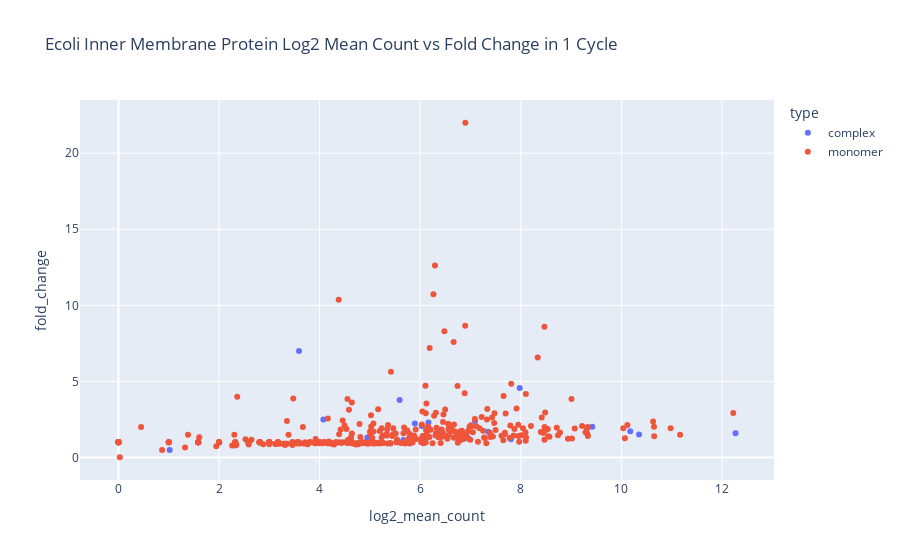

Notebook code cell kept with this figure:
### Code cell
fig = px.scatter(df_scatter_plot, x="log2_mean_count", y="fold_change", color="type",\
                  hover_data=['protein', "common_name"], \
                 title="Ecoli Inner Membrane Protein Log2 Mean Count vs Fold Change in 1 Cycle")
fig.show()

### Figure 1 — Plotly figure (JSON) as saved in the notebook; plotly's stock layout.template omitted (floating-point values rounded to 4 significant figures; data arrays with more than 128 entries replaced by an {"elided": "..."} marker saying what was removed)
{"data": [{"customdata": [["ABC-11-CPLX", "iron(III) hydroxamate ABC transporter"], ["ABC-4-CPLX", "L-arginine ABC transporter"], ["ABC-62-CPLX", "lipoprotein release complex"], ["AERGLYC3PDEHYDROG-CPLX", "aerobic glycerol 3-phosphate dehydrogenase"], ["ALPHA-SUBUNIT-CPLX", "formate dehydrogenase N, subcomplex"], ["ATPASE-1-CPLX", "K<sup>+</sup> transporting P-type ATPase"], ["ATPSYN-CPLX", "thiamin triphosphate synthase"], ["CPLX0-3932", "multidrug efflux pump AcrAD-TolC"], ["CPLX0-7641", "Zn<sup>2+</sup>/Fe<sup>2+</sup>/Cd<sup>2+</sup> exporter"], ["CPLX0-7654", "glycerol facilitator"], ["CPLX0-7906", "L-carnitine:&gamma;-butyrobetaine antiporter"], ["CPLX0-7961", "chloride:H<sup>+</sup> antiporter ClcA"], ["CPLX0-7963", "multidrug efflux pump EmrE / betaine:H<sup>+</sup> antiporter / choline:H<sup>+</sup> antiporter"], ["CPLX0-7983", "moderate conductance mechanosensitive channel YbiO"], ["CPLX0-8097", "peptide antibiotic transporter"], ["CPLX0-8125", "cellulose synthase"], ["CPLX0-8160", "succinate:quinone oxidoreductase"], ["CPLX0-8167", "hydrogenase 1, oxygen tolerant hydrogenase"], ["CPLX0-8247", ""], ["CPLX0-8271", "F<sup>-</sup> channel"], ["CYT-D-UBIOX-CPLX", "cytochrome <i>bd</i>-I ubiquinol oxidase"], ["CYT-O-UBIOX-CPLX", "cytochrome <i>bo<sub>3</sub></i> ubiquinol oxidase"], ["DIACYLGLYKIN-CPLX", "diacylglycerol kinase"], ["EIISGA", "L-ascorbate specific PTS enzyme II"], ["F-O-CPLX", "ATP synthase F<sub>o</sub> complex"], ["FUMARATE-REDUCTASE", "fumarate reductase"], ["NADH-DHI-CPLX", "NADH:quinone oxidoreductase I"], ["NITRATREDUCTA-CPLX", "nitrate reductase A"], ["NITRATREDUCTZ-CPLX", "nitrate reductase Z"], ["SUCC-DEHASE", "succinate:quinone oxidoreductase subcomplex"]], "hovertemplate": "type=complex<br>log2_mean_count=%{x}<br>fold_change=%{y}<br>protein=%{customdata[0]}<br>common_name=%{customdata[1]}<extra></extra>", "legendgroup": "complex", "marker": {"color": "#636efa", "symbol": "circle"}, "mode": "markers", "name": "complex", "orientation": "v", "showlegend": true, "type": "scatter", "x": [5.664, 6.029, 6.364, 12.27, 0, 3.459, 10.18, 2, 5.893, 9.421, 1, 4.075, 6.163, 1.585, 4.95, 2.585, 7.978, 3.59, 7.803, 6.967, 0, 10.35, 7.352, 3, 0, 5.59, 7.09, 1.585, 2.585, 1.018], "xaxis": "x", "y": [1.159, 2.078, 1.707, 1.59, 1, 1, 1.735, 1, 2.238, 2.018, 1, 2.5, 2.306, 1, 1.321, 1, 4.575, 7, 1.197, 1.234, 1, 1.517, 1.697, 1, 1, 3.781, 2.395, 1, 1, 0.5], "yaxis": "y"}, {"customdata": {"elided": "384x2 str values"}, "hovertemplate": "type=monomer<br>log2_mean_count=%{x}<br>fold_change=%{y}<br>protein=%{customdata[0]}<br>common_name=%{customdata[1]}<extra></extra>", "legendgroup": "monomer", "marker": {"color": "#EF553B", "symbol": "circle"}, "mode": "markers", "name": "monomer", "orientation": "v", "showlegend": true, "type": "scatter", "x": {"elided": "384 float values"}, "xaxis": "x", "y": {"elided": "384 float values"}, "yaxis": "y"}], "layout": {"legend": {"title": {"text": "type"}, "tracegroupgap": 0}, "title": {"text": "Ecoli Inner Membrane Protein Log2 Mean Count vs Fold Change in 1 Cycle"}, "xaxis": {"anchor": "y", "domain": [0, 1], "title": {"text": "log2_mean_count"}}, "yaxis": {"anchor": "x", "domain": [0, 1], "title": {"text": "fold_change"}}}}
